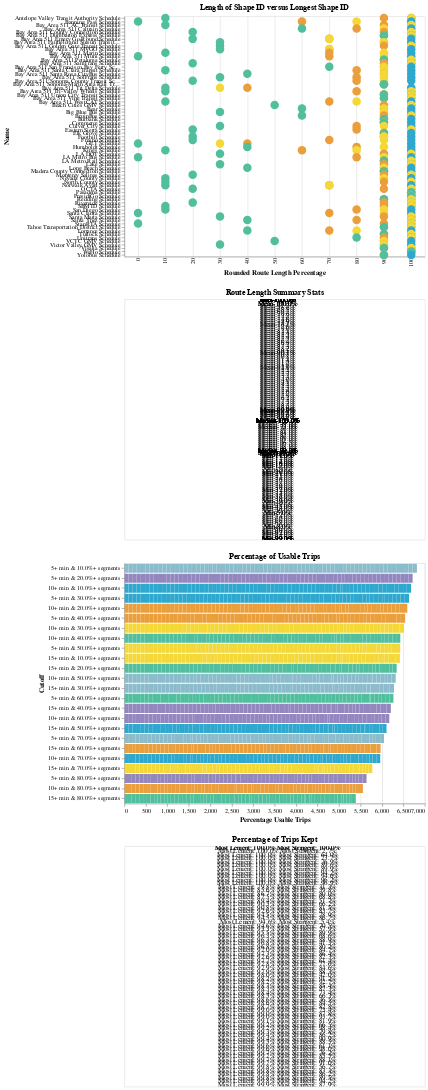

Notebook cell for this chart:
### Code cell
threshold_utils.create_operator_visuals(500,400, threshold_utils.TIME_CUTOFFS, threshold_utils.SEGMENT_CUTOFFS)

### Figure 1 — Vega-Lite specification as saved in the notebook (floating-point values rounded to 4 significant figures; data arrays with more than 128 entries replaced by an {"elided": "..."} marker saying what was removed)
{"config": {"view": {"continuousWidth": 400, "continuousHeight": 300}}, "vconcat": [{"mark": {"type": "circle", "opacity": 1, "size": 200}, "encoding": {"color": {"field": "Variable", "legend": null, "scale": {"range": ["#2EA8CE", "#EB9F3C", "#F4D837", "#51BF9D", "#8CBCCB", "#9487C0"]}, "type": "nominal"}, "tooltip": [{"field": "Name", "type": "nominal"}, {"field": "Gtfs Dataset Key", "type": "nominal"}, {"field": "Variable", "type": "nominal"}, {"field": "Route Length Percentage", "type": "quantitative"}], "x": {"axis": {"grid": true, "ticks": false}, "field": "Rounded Route Length Percentage", "scale": {"domain": [0, 10, 20, 30, 40, 50, 60, 70, 80, 90, 100]}, "sort": "ascending", "type": "ordinal"}, "y": {"field": "Name", "type": "nominal"}}, "height": 400, "selection": {"selector001": {"type": "single", "fields": ["Name"], "bind": {"input": "select", "options": [null, "Antelope Valley Transit Authority Schedule", "Banning Pass Schedule", "Bay Area 511 AC Transit Schedule", "Bay Area 511 Caltrain Schedule", "Bay Area 511 County Connection Schedule", "Bay Area 511 Dumbarton Express Schedule", "Bay Area 511 Emery Go-Round Schedule", "Bay Area 511 Fairfield and Suisun Transit Schedule", "Bay Area 511 Golden Gate Transit Schedule", "Bay Area 511 MVGO Schedule", "Bay Area 511 Marin Schedule", "Bay Area 511 Muni Schedule", "Bay Area 511 Petaluma Schedule", "Bay Area 511 SamTrans Schedule", "Bay Area 511 San Francisco Bay Ferry Schedule", "Bay Area 511 Santa Clara Transit Schedule", "Bay Area 511 Santa Rosa CityBus Schedule", "Bay Area 511 SolTrans Schedule", "Bay Area 511 Sonoma County Transit Schedule", "Bay Area 511 Sonoma-Marin Area Rail Transit Schedule", "Bay Area 511 Tri Delta Schedule", "Bay Area 511 Tri-Valley Wheels Schedule", "Bay Area 511 Union City Transit Schedule", "Bay Area 511 Vine Transit Schedule", "Bay Area 511 WestCAT Schedule", "Beach Cities GMV Schedule", "Bear Schedule", "Big Blue Bus Schedule", "BruinBus Schedule", "Burbank Schedule", "Commerce Schedule", "Culver City Schedule", "Eastern Sierra Schedule", "Elk Grove Schedule", "Foothill Schedule", "Fresno Schedule", "GET Schedule", "Humboldt Schedule", "Kings Schedule", "LA DOT Schedule", "LA Metro Bus Schedule", "LA Metro Rail Schedule", "Lake Schedule", "Long Beach Schedule", "Madera County Connection Schedule", "Monterey Salinas Schedule", "Nevada County Schedule", "North County Schedule", "Norwalk Avail Schedule", "OCTA Schedule", "Pasadena Schedule", "PresidiGo Schedule", "Redding Schedule", "Riverside Schedule", "SBMTD Schedule", "San Diego Schedule", "Santa Clarita Schedule", "Santa Maria Schedule", "Santa Ynez Schedule", "StanRTA Schedule", "Tahoe Transportation District Schedule", "Torrance Schedule", "Turlock Schedule", "Unitrans Schedule", "VCTC GMV Schedule", "Victor Valley GMV Schedule", "Visalia Schedule", "WeHo Schedule", "Yolobus Schedule"], "labels": ["All", "Antelope Valley Transit Authority Schedule", "Banning Pass Schedule", "Bay Area 511 AC Transit Schedule", "Bay Area 511 Caltrain Schedule", "Bay Area 511 County Connection Schedule", "Bay Area 511 Dumbarton Express Schedule", "Bay Area 511 Emery Go-Round Schedule", "Bay Area 511 Fairfield and Suisun Transit Schedule", "Bay Area 511 Golden Gate Transit Schedule", "Bay Area 511 MVGO Schedule", "Bay Area 511 Marin Schedule", "Bay Area 511 Muni Schedule", "Bay Area 511 Petaluma Schedule", "Bay Area 511 SamTrans Schedule", "Bay Area 511 San Francisco Bay Ferry Schedule", "Bay Area 511 Santa Clara Transit Schedule", "Bay Area 511 Santa Rosa CityBus Schedule", "Bay Area 511 SolTrans Schedule", "Bay Area 511 Sonoma County Transit Schedule", "Bay Area 511 Sonoma-Marin Area Rail Transit Schedule", "Bay Area 511 Tri Delta Schedule", "Bay Area 511 Tri-Valley Wheels Schedule", "Bay Area 511 Union City Transit Schedule", "Bay Area 511 Vine Transit Schedule", "Bay Area 511 WestCAT Schedule", "Beach Cities GMV Schedule", "Bear Schedule", "Big Blue Bus Schedule", "BruinBus Schedule", "Burbank Schedule", "Commerce Schedule", "Culver City Schedule", "Eastern Sierra Schedule", "Elk Grove Schedule", "Foothill Schedule", "Fresno Schedule", "GET Schedule", "Humboldt Schedule", "Kings Schedule", "LA DOT Schedule", "LA Metro Bus Schedule", "LA Metro Rail Schedule", "Lake Schedule", "Long Beach Schedule", "Madera County Connection Schedule", "Monterey Salinas Schedule", "Nevada County Schedule", "North County Schedule", "Norwalk Avail Schedule", "OCTA Schedule", "Pasadena Schedule", "PresidiGo Schedule", "Redding Schedule", "Riverside Schedule", "SBMTD Schedule", "San Diego Schedule", "Santa Clarita Schedule", "Santa Maria Schedule", "Santa Ynez Schedule", "StanRTA Schedule", "Tahoe Transportation District Schedule", "Torrance Schedule", "Turlock Schedule", "Unitrans Schedule", "VCTC GMV Schedule", "Victor Valley GMV Schedule", "Visalia Schedule", "WeHo Schedule", "Yolobus Schedule"], "name": "Operator"}}, "selector002": {"type": "interval", "bind": "scales", "encodings": ["x", "y"]}}, "title": "Length of Shape ID versus Longest Shape ID", "transform": [{"window": [{"op": "rank", "field": "", "as": "id"}], "groupby": ["Variable"]}, {"filter": {"selection": "selector001"}}], "width": 500}, {"mark": {"type": "text", "align": "center", "baseline": "middle", "dx": 5}, "encoding": {"text": {"field": "Full Information", "type": "nominal"}, "x": {"axis": null, "field": "Zero", "type": "quantitative"}, "y": {"axis": null, "field": "Full Information", "type": "nominal"}}, "height": 400, "selection": {"selector001": {"type": "single", "fields": ["Name"], "bind": {"input": "select", "options": [null, "Antelope Valley Transit Authority Schedule", "Banning Pass Schedule", "Bay Area 511 AC Transit Schedule", "Bay Area 511 Caltrain Schedule", "Bay Area 511 County Connection Schedule", "Bay Area 511 Dumbarton Express Schedule", "Bay Area 511 Emery Go-Round Schedule", "Bay Area 511 Fairfield and Suisun Transit Schedule", "Bay Area 511 Golden Gate Transit Schedule", "Bay Area 511 MVGO Schedule", "Bay Area 511 Marin Schedule", "Bay Area 511 Muni Schedule", "Bay Area 511 Petaluma Schedule", "Bay Area 511 SamTrans Schedule", "Bay Area 511 San Francisco Bay Ferry Schedule", "Bay Area 511 Santa Clara Transit Schedule", "Bay Area 511 Santa Rosa CityBus Schedule", "Bay Area 511 SolTrans Schedule", "Bay Area 511 Sonoma County Transit Schedule", "Bay Area 511 Sonoma-Marin Area Rail Transit Schedule", "Bay Area 511 Tri Delta Schedule", "Bay Area 511 Tri-Valley Wheels Schedule", "Bay Area 511 Union City Transit Schedule", "Bay Area 511 Vine Transit Schedule", "Bay Area 511 WestCAT Schedule", "Beach Cities GMV Schedule", "Bear Schedule", "Big Blue Bus Schedule", "BruinBus Schedule", "Burbank Schedule", "Commerce Schedule", "Culver City Schedule", "Eastern Sierra Schedule", "Elk Grove Schedule", "Foothill Schedule", "Fresno Schedule", "GET Schedule", "Humboldt Schedule", "Kings Schedule", "LA DOT Schedule", "LA Metro Bus Schedule", "LA Metro Rail Schedule", "Lake Schedule", "Long Beach Schedule", "Madera County Connection Schedule", "Monterey Salinas Schedule", "Nevada County Schedule", "North County Schedule", "Norwalk Avail Schedule", "OCTA Schedule", "Pasadena Schedule", "PresidiGo Schedule", "Redding Schedule", "Riverside Schedule", "SBMTD Schedule", "San Diego Schedule", "Santa Clarita Schedule", "Santa Maria Schedule", "Santa Ynez Schedule", "StanRTA Schedule", "Tahoe Transportation District Schedule", "Torrance Schedule", "Turlock Schedule", "Unitrans Schedule", "VCTC GMV Schedule", "Victor Valley GMV Schedule", "Visalia Schedule", "WeHo Schedule", "Yolobus Schedule"], "labels": ["All", "Antelope Valley Transit Authority Schedule", "Banning Pass Schedule", "Bay Area 511 AC Transit Schedule", "Bay Area 511 Caltrain Schedule", "Bay Area 511 County Connection Schedule", "Bay Area 511 Dumbarton Express Schedule", "Bay Area 511 Emery Go-Round Schedule", "Bay Area 511 Fairfield and Suisun Transit Schedule", "Bay Area 511 Golden Gate Transit Schedule", "Bay Area 511 MVGO Schedule", "Bay Area 511 Marin Schedule", "Bay Area 511 Muni Schedule", "Bay Area 511 Petaluma Schedule", "Bay Area 511 SamTrans Schedule", "Bay Area 511 San Francisco Bay Ferry Schedule", "Bay Area 511 Santa Clara Transit Schedule", "Bay Area 511 Santa Rosa CityBus Schedule", "Bay Area 511 SolTrans Schedule", "Bay Area 511 Sonoma County Transit Schedule", "Bay Area 511 Sonoma-Marin Area Rail Transit Schedule", "Bay Area 511 Tri Delta Schedule", "Bay Area 511 Tri-Valley Wheels Schedule", "Bay Area 511 Union City Transit Schedule", "Bay Area 511 Vine Transit Schedule", "Bay Area 511 WestCAT Schedule", "Beach Cities GMV Schedule", "Bear Schedule", "Big Blue Bus Schedule", "BruinBus Schedule", "Burbank Schedule", "Commerce Schedule", "Culver City Schedule", "Eastern Sierra Schedule", "Elk Grove Schedule", "Foothill Schedule", "Fresno Schedule", "GET Schedule", "Humboldt Schedule", "Kings Schedule", "LA DOT Schedule", "LA Metro Bus Schedule", "LA Metro Rail Schedule", "Lake Schedule", "Long Beach Schedule", "Madera County Connection Schedule", "Monterey Salinas Schedule", "Nevada County Schedule", "North County Schedule", "Norwalk Avail Schedule", "OCTA Schedule", "Pasadena Schedule", "PresidiGo Schedule", "Redding Schedule", "Riverside Schedule", "SBMTD Schedule", "San Diego Schedule", "Santa Clarita Schedule", "Santa Maria Schedule", "Santa Ynez Schedule", "StanRTA Schedule", "Tahoe Transportation District Schedule", "Torrance Schedule", "Turlock Schedule", "Unitrans Schedule", "VCTC GMV Schedule", "Victor Valley GMV Schedule", "Visalia Schedule", "WeHo Schedule", "Yolobus Schedule"], "name": "Operator"}}, "selector003": {"type": "interval", "bind": "scales", "encodings": ["x", "y"]}}, "title": "Route Length Summary Stats", "transform": [{"filter": {"selection": "selector001"}}], "width": 500}, {"data": {"name": "data-4df1a2118d70b5a789aae4930a43d65b"}, "mark": "bar", "encoding": {"color": {"field": "Cutoff", "legend": null, "scale": {"range": ["#2EA8CE", "#EB9F3C", "#F4D837", "#51BF9D", "#8CBCCB", "#9487C0"]}, "type": "nominal"}, "tooltip": [{"field": "Gtfs Dataset Key", "type": "nominal"}, {"field": "Name", "type": "nominal"}, {"field": "Total Trips", "type": "quantitative"}, {"field": "N Trips", "type": "quantitative"}, {"field": "Cutoff", "type": "nominal"}, {"field": "Percentage Usable Trips", "type": "quantitative"}], "x": {"field": "Percentage Usable Trips", "sort": {"field": "Percentage Usable Trips", "order": "descending"}, "type": "quantitative"}, "y": {"field": "Cutoff", "sort": {"field": "Percentage Usable Trips", "order": "descending"}, "type": "nominal"}}, "height": 400, "selection": {"selector001": {"type": "single", "fields": ["Name"], "bind": {"input": "select", "options": [null, "Antelope Valley Transit Authority Schedule", "Banning Pass Schedule", "Bay Area 511 AC Transit Schedule", "Bay Area 511 Caltrain Schedule", "Bay Area 511 County Connection Schedule", "Bay Area 511 Dumbarton Express Schedule", "Bay Area 511 Emery Go-Round Schedule", "Bay Area 511 Fairfield and Suisun Transit Schedule", "Bay Area 511 Golden Gate Transit Schedule", "Bay Area 511 MVGO Schedule", "Bay Area 511 Marin Schedule", "Bay Area 511 Muni Schedule", "Bay Area 511 Petaluma Schedule", "Bay Area 511 SamTrans Schedule", "Bay Area 511 San Francisco Bay Ferry Schedule", "Bay Area 511 Santa Clara Transit Schedule", "Bay Area 511 Santa Rosa CityBus Schedule", "Bay Area 511 SolTrans Schedule", "Bay Area 511 Sonoma County Transit Schedule", "Bay Area 511 Sonoma-Marin Area Rail Transit Schedule", "Bay Area 511 Tri Delta Schedule", "Bay Area 511 Tri-Valley Wheels Schedule", "Bay Area 511 Union City Transit Schedule", "Bay Area 511 Vine Transit Schedule", "Bay Area 511 WestCAT Schedule", "Beach Cities GMV Schedule", "Bear Schedule", "Big Blue Bus Schedule", "BruinBus Schedule", "Burbank Schedule", "Commerce Schedule", "Culver City Schedule", "Eastern Sierra Schedule", "Elk Grove Schedule", "Foothill Schedule", "Fresno Schedule", "GET Schedule", "Humboldt Schedule", "Kings Schedule", "LA DOT Schedule", "LA Metro Bus Schedule", "LA Metro Rail Schedule", "Lake Schedule", "Long Beach Schedule", "Madera County Connection Schedule", "Monterey Salinas Schedule", "Nevada County Schedule", "North County Schedule", "Norwalk Avail Schedule", "OCTA Schedule", "Pasadena Schedule", "PresidiGo Schedule", "Redding Schedule", "Riverside Schedule", "SBMTD Schedule", "San Diego Schedule", "Santa Clarita Schedule", "Santa Maria Schedule", "Santa Ynez Schedule", "StanRTA Schedule", "Tahoe Transportation District Schedule", "Torrance Schedule", "Turlock Schedule", "Unitrans Schedule", "VCTC GMV Schedule", "Victor Valley GMV Schedule", "Visalia Schedule", "WeHo Schedule", "Yolobus Schedule"], "labels": ["All", "Antelope Valley Transit Authority Schedule", "Banning Pass Schedule", "Bay Area 511 AC Transit Schedule", "Bay Area 511 Caltrain Schedule", "Bay Area 511 County Connection Schedule", "Bay Area 511 Dumbarton Express Schedule", "Bay Area 511 Emery Go-Round Schedule", "Bay Area 511 Fairfield and Suisun Transit Schedule", "Bay Area 511 Golden Gate Transit Schedule", "Bay Area 511 MVGO Schedule", "Bay Area 511 Marin Schedule", "Bay Area 511 Muni Schedule", "Bay Area 511 Petaluma Schedule", "Bay Area 511 SamTrans Schedule", "Bay Area 511 San Francisco Bay Ferry Schedule", "Bay Area 511 Santa Clara Transit Schedule", "Bay Area 511 Santa Rosa CityBus Schedule", "Bay Area 511 SolTrans Schedule", "Bay Area 511 Sonoma County Transit Schedule", "Bay Area 511 Sonoma-Marin Area Rail Transit Schedule", "Bay Area 511 Tri Delta Schedule", "Bay Area 511 Tri-Valley Wheels Schedule", "Bay Area 511 Union City Transit Schedule", "Bay Area 511 Vine Transit Schedule", "Bay Area 511 WestCAT Schedule", "Beach Cities GMV Schedule", "Bear Schedule", "Big Blue Bus Schedule", "BruinBus Schedule", "Burbank Schedule", "Commerce Schedule", "Culver City Schedule", "Eastern Sierra Schedule", "Elk Grove Schedule", "Foothill Schedule", "Fresno Schedule", "GET Schedule", "Humboldt Schedule", "Kings Schedule", "LA DOT Schedule", "LA Metro Bus Schedule", "LA Metro Rail Schedule", "Lake Schedule", "Long Beach Schedule", "Madera County Connection Schedule", "Monterey Salinas Schedule", "Nevada County Schedule", "North County Schedule", "Norwalk Avail Schedule", "OCTA Schedule", "Pasadena Schedule", "PresidiGo Schedule", "Redding Schedule", "Riverside Schedule", "SBMTD Schedule", "San Diego Schedule", "Santa Clarita Schedule", "Santa Maria Schedule", "Santa Ynez Schedule", "StanRTA Schedule", "Tahoe Transportation District Schedule", "Torrance Schedule", "Turlock Schedule", "Unitrans Schedule", "VCTC GMV Schedule", "Victor Valley GMV Schedule", "Visalia Schedule", "WeHo Schedule", "Yolobus Schedule"], "name": "Operator"}}, "selector004": {"type": "interval", "bind": "scales", "encodings": ["x", "y"]}}, "title": "Percentage of Usable Trips", "transform": [{"filter": {"selection": "selector001"}}], "width": 500}, {"data": {"name": "data-5117747c8a1135f045bee518f5d34a0d"}, "mark": {"type": "text", "align": "center", "baseline": "middle", "dx": 5}, "encoding": {"text": {"field": "Full Information", "type": "nominal"}, "x": {"axis": null, "field": "Zero", "type": "quantitative"}, "y": {"axis": null, "field": "Full Information", "type": "nominal"}}, "height": 400, "selection": {"selector001": {"type": "single", "fields": ["Name"], "bind": {"input": "select", "options": [null, "Antelope Valley Transit Authority Schedule", "Banning Pass Schedule", "Bay Area 511 AC Transit Schedule", "Bay Area 511 Caltrain Schedule", "Bay Area 511 County Connection Schedule", "Bay Area 511 Dumbarton Express Schedule", "Bay Area 511 Emery Go-Round Schedule", "Bay Area 511 Fairfield and Suisun Transit Schedule", "Bay Area 511 Golden Gate Transit Schedule", "Bay Area 511 MVGO Schedule", "Bay Area 511 Marin Schedule", "Bay Area 511 Muni Schedule", "Bay Area 511 Petaluma Schedule", "Bay Area 511 SamTrans Schedule", "Bay Area 511 San Francisco Bay Ferry Schedule", "Bay Area 511 Santa Clara Transit Schedule", "Bay Area 511 Santa Rosa CityBus Schedule", "Bay Area 511 SolTrans Schedule", "Bay Area 511 Sonoma County Transit Schedule", "Bay Area 511 Sonoma-Marin Area Rail Transit Schedule", "Bay Area 511 Tri Delta Schedule", "Bay Area 511 Tri-Valley Wheels Schedule", "Bay Area 511 Union City Transit Schedule", "Bay Area 511 Vine Transit Schedule", "Bay Area 511 WestCAT Schedule", "Beach Cities GMV Schedule", "Bear Schedule", "Big Blue Bus Schedule", "BruinBus Schedule", "Burbank Schedule", "Commerce Schedule", "Culver City Schedule", "Eastern Sierra Schedule", "Elk Grove Schedule", "Foothill Schedule", "Fresno Schedule", "GET Schedule", "Humboldt Schedule", "Kings Schedule", "LA DOT Schedule", "LA Metro Bus Schedule", "LA Metro Rail Schedule", "Lake Schedule", "Long Beach Schedule", "Madera County Connection Schedule", "Monterey Salinas Schedule", "Nevada County Schedule", "North County Schedule", "Norwalk Avail Schedule", "OCTA Schedule", "Pasadena Schedule", "PresidiGo Schedule", "Redding Schedule", "Riverside Schedule", "SBMTD Schedule", "San Diego Schedule", "Santa Clarita Schedule", "Santa Maria Schedule", "Santa Ynez Schedule", "StanRTA Schedule", "Tahoe Transportation District Schedule", "Torrance Schedule", "Turlock Schedule", "Unitrans Schedule", "VCTC GMV Schedule", "Victor Valley GMV Schedule", "Visalia Schedule", "WeHo Schedule", "Yolobus Schedule"], "labels": ["All", "Antelope Valley Transit Authority Schedule", "Banning Pass Schedule", "Bay Area 511 AC Transit Schedule", "Bay Area 511 Caltrain Schedule", "Bay Area 511 County Connection Schedule", "Bay Area 511 Dumbarton Express Schedule", "Bay Area 511 Emery Go-Round Schedule", "Bay Area 511 Fairfield and Suisun Transit Schedule", "Bay Area 511 Golden Gate Transit Schedule", "Bay Area 511 MVGO Schedule", "Bay Area 511 Marin Schedule", "Bay Area 511 Muni Schedule", "Bay Area 511 Petaluma Schedule", "Bay Area 511 SamTrans Schedule", "Bay Area 511 San Francisco Bay Ferry Schedule", "Bay Area 511 Santa Clara Transit Schedule", "Bay Area 511 Santa Rosa CityBus Schedule", "Bay Area 511 SolTrans Schedule", "Bay Area 511 Sonoma County Transit Schedule", "Bay Area 511 Sonoma-Marin Area Rail Transit Schedule", "Bay Area 511 Tri Delta Schedule", "Bay Area 511 Tri-Valley Wheels Schedule", "Bay Area 511 Union City Transit Schedule", "Bay Area 511 Vine Transit Schedule", "Bay Area 511 WestCAT Schedule", "Beach Cities GMV Schedule", "Bear Schedule", "Big Blue Bus Schedule", "BruinBus Schedule", "Burbank Schedule", "Commerce Schedule", "Culver City Schedule", "Eastern Sierra Schedule", "Elk Grove Schedule", "Foothill Schedule", "Fresno Schedule", "GET Schedule", "Humboldt Schedule", "Kings Schedule", "LA DOT Schedule", "LA Metro Bus Schedule", "LA Metro Rail Schedule", "Lake Schedule", "Long Beach Schedule", "Madera County Connection Schedule", "Monterey Salinas Schedule", "Nevada County Schedule", "North County Schedule", "Norwalk Avail Schedule", "OCTA Schedule", "Pasadena Schedule", "PresidiGo Schedule", "Redding Schedule", "Riverside Schedule", "SBMTD Schedule", "San Diego Schedule", "Santa Clarita Schedule", "Santa Maria Schedule", "Santa Ynez Schedule", "StanRTA Schedule", "Tahoe Transportation District Schedule", "Torrance Schedule", "Turlock Schedule", "Unitrans Schedule", "VCTC GMV Schedule", "Victor Valley GMV Schedule", "Visalia Schedule", "WeHo Schedule", "Yolobus Schedule"], "name": "Operator"}}, "selector005": {"type": "interval", "bind": "scales", "encodings": ["x", "y"]}}, "title": "Percentage of Trips Kept", "transform": [{"filter": {"selection": "selector001"}}], "width": 500}], "data": {"name": "data-2a54cb8020b7b7771824d5a1faed064f"}, "$schema": "https://vega.github.io/schema/vega-lite/v4.17.0.json", "datasets": {"data-2a54cb8020b7b7771824d5a1faed064f": {"elided": "276 records"}, "data-4df1a2118d70b5a789aae4930a43d65b": {"elided": "1680 records"}, "data-5117747c8a1135f045bee518f5d34a0d": [{"Name": "Antelope Valley Transit Authority Schedule", "Max": 96.8, "Min": 80.2, "Full Information": "Most Lenient: 96.8% Most Stringent: 80.2%", "Zero": 0}, {"Name": "Banning Pass Schedule", "Max": 97.7, "Min": 61.4, "Full Information": "Most Lenient: 97.7% Most Stringent: 61.4%", "Zero": 0}, {"Name": "Bay Area 511 AC Transit Schedule", "Max": 99.4, "Min": 90.9, "Full Information": "Most Lenient: 99.4% Most Stringent: 90.9%", "Zero": 0}, {"Name": "Bay Area 511 Caltrain Schedule", "Max": 94.6, "Min": 5.4, "Full Information": "Most Lenient: 94.6% Most Stringent: 5.4%", "Zero": 0}, {"Name": "Bay Area 511 County Connection Schedule", "Max": 97.0, "Min": 84.7, "Full Information": "Most Lenient: 97.0% Most Stringent: 84.7%", "Zero": 0}, {"Name": "Bay Area 511 Dumbarton Express Schedule", "Max": 98.0, "Min": 42.0, "Full Information": "Most Lenient: 98.0% Most Stringent: 42.0%", "Zero": 0}, {"Name": "Bay Area 511 Emery Go-Round Schedule", "Max": 100.0, "Min": 96.9, "Full Information": "Most Lenient: 100.0% Most Stringent: 96.9%", "Zero": 0}, {"Name": "Bay Area 511 Fairfield and Suisun Transit Schedule", "Max": 100.0, "Min": 94.2, "Full Information": "Most Lenient: 100.0% Most Stringent: 94.2%", "Zero": 0}, {"Name": "Bay Area 511 Golden Gate Transit Schedule", "Max": 100.0, "Min": 96.2, "Full Information": "Most Lenient: 100.0% Most Stringent: 96.2%", "Zero": 0}, {"Name": "Bay Area 511 MVGO Schedule", "Max": 100.0, "Min": 89.9, "Full Information": "Most Lenient: 100.0% Most Stringent: 89.9%", "Zero": 0}, {"Name": "Bay Area 511 Marin Schedule", "Max": 96.3, "Min": 68.6, "Full Information": "Most Lenient: 96.3% Most Stringent: 68.6%", "Zero": 0}, {"Name": "Bay Area 511 Muni Schedule", "Max": 99.3, "Min": 79.8, "Full Information": "Most Lenient: 99.3% Most Stringent: 79.8%", "Zero": 0}, {"Name": "Bay Area 511 Petaluma Schedule", "Max": 85.6, "Min": 39.8, "Full Information": "Most Lenient: 85.6% Most Stringent: 39.8%", "Zero": 0}, {"Name": "Bay Area 511 SamTrans Schedule", "Max": 99.1, "Min": 81.9, "Full Information": "Most Lenient: 99.1% Most Stringent: 81.9%", "Zero": 0}, {"Name": "Bay Area 511 San Francisco Bay Ferry Schedule", "Max": 100.0, "Min": 2.7, "Full Information": "Most Lenient: 100.0% Most Stringent: 2.7%", "Zero": 0}, {"Name": "Bay Area 511 Santa Clara Transit Schedule", "Max": 99.0, "Min": 87.8, "Full Information": "Most Lenient: 99.0% Most Stringent: 87.8%", "Zero": 0}, {"Name": "Bay Area 511 Santa Rosa CityBus Schedule", "Max": 99.8, "Min": 56.7, "Full Information": "Most Lenient: 99.8% Most Stringent: 56.7%", "Zero": 0}, {"Name": "Bay Area 511 SolTrans Schedule", "Max": 99.0, "Min": 73.4, "Full Information": "Most Lenient: 99.0% Most Stringent: 73.4%", "Zero": 0}, {"Name": "Bay Area 511 Sonoma County Transit Schedule", "Max": 90.5, "Min": 66.2, "Full Information": "Most Lenient: 90.5% Most Stringent: 66.2%", "Zero": 0}, {"Name": "Bay Area 511 Sonoma-Marin Area Rail Transit Schedule", "Max": 100.0, "Min": 73.7, "Full Information": "Most Lenient: 100.0% Most Stringent: 73.7%", "Zero": 0}, {"Name": "Bay Area 511 Tri Delta Schedule", "Max": 99.4, "Min": 86.2, "Full Information": "Most Lenient: 99.4% Most Stringent: 86.2%", "Zero": 0}, {"Name": "Bay Area 511 Tri-Valley Wheels Schedule", "Max": 98.3, "Min": 85.4, "Full Information": "Most Lenient: 98.3% Most Stringent: 85.4%", "Zero": 0}, {"Name": "Bay Area 511 Union City Transit Schedule", "Max": 99.0, "Min": 93.7, "Full Information": "Most Lenient: 99.0% Most Stringent: 93.7%", "Zero": 0}, {"Name": "Bay Area 511 Vine Transit Schedule", "Max": 92.6, "Min": 83.7, "Full Information": "Most Lenient: 92.6% Most Stringent: 83.7%", "Zero": 0}, {"Name": "Bay Area 511 WestCAT Schedule", "Max": 99.8, "Min": 83.3, "Full Information": "Most Lenient: 99.8% Most Stringent: 83.3%", "Zero": 0}, {"Name": "Beach Cities GMV Schedule", "Max": 95.5, "Min": 89.9, "Full Information": "Most Lenient: 95.5% Most Stringent: 89.9%", "Zero": 0}, {"Name": "Bear Schedule", "Max": 89.4, "Min": 51.7, "Full Information": "Most Lenient: 89.4% Most Stringent: 51.7%", "Zero": 0}, {"Name": "Big Blue Bus Schedule", "Max": 99.7, "Min": 85.5, "Full Information": "Most Lenient: 99.7% Most Stringent: 85.5%", "Zero": 0}, {"Name": "BruinBus Schedule", "Max": 100.0, "Min": 100.0, "Full Information": "Most Lenient: 100.0% Most Stringent: 100.0%", "Zero": 0}, {"Name": "Burbank Schedule", "Max": 98.6, "Min": 36.5, "Full Information": "Most Lenient: 98.6% Most Stringent: 36.5%", "Zero": 0}, {"Name": "Commerce Schedule", "Max": 98.2, "Min": 92.7, "Full Information": "Most Lenient: 98.2% Most Stringent: 92.7%", "Zero": 0}, {"Name": "Culver City Schedule", "Max": 97.8, "Min": 77.6, "Full Information": "Most Lenient: 97.8% Most Stringent: 77.6%", "Zero": 0}, {"Name": "Eastern Sierra Schedule", "Max": 79.8, "Min": 31.3, "Full Information": "Most Lenient: 79.8% Most Stringent: 31.3%", "Zero": 0}, {"Name": "Elk Grove Schedule", "Max": 99.2, "Min": 98.4, "Full Information": "Most Lenient: 99.2% Most Stringent: 98.4%", "Zero": 0}, {"Name": "Foothill Schedule", "Max": 97.9, "Min": 84.6, "Full Information": "Most Lenient: 97.9% Most Stringent: 84.6%", "Zero": 0}, {"Name": "Fresno Schedule", "Max": 99.9, "Min": 87.9, "Full Information": "Most Lenient: 99.9% Most Stringent: 87.9%", "Zero": 0}, {"Name": "GET Schedule", "Max": 99.8, "Min": 94.2, "Full Information": "Most Lenient: 99.8% Most Stringent: 94.2%", "Zero": 0}, {"Name": "Humboldt Schedule", "Max": 94.6, "Min": 70.5, "Full Information": "Most Lenient: 94.6% Most Stringent: 70.5%", "Zero": 0}, {"Name": "Kings Schedule", "Max": 99.6, "Min": 98.0, "Full Information": "Most Lenient: 99.6% Most Stringent: 98.0%", "Zero": 0}, {"Name": "LA DOT Schedule", "Max": 97.6, "Min": 82.3, "Full Information": "Most Lenient: 97.6% Most Stringent: 82.3%", "Zero": 0}, {"Name": "LA Metro Bus Schedule", "Max": 99.2, "Min": 66.5, "Full Information": "Most Lenient: 99.2% Most Stringent: 66.5%", "Zero": 0}, {"Name": "LA Metro Rail Schedule", "Max": 96.8, "Min": 41.3, "Full Information": "Most Lenient: 96.8% Most Stringent: 41.3%", "Zero": 0}, {"Name": "Lake Schedule", "Max": 90.8, "Min": 81.5, "Full Information": "Most Lenient: 90.8% Most Stringent: 81.5%", "Zero": 0}, {"Name": "Long Beach Schedule", "Max": 98.6, "Min": 84.5, "Full Information": "Most Lenient: 98.6% Most Stringent: 84.5%", "Zero": 0}, {"Name": "Madera County Connection Schedule", "Max": 96.3, "Min": 88.9, "Full Information": "Most Lenient: 96.3% Most Stringent: 88.9%", "Zero": 0}, {"Name": "Monterey Salinas Schedule", "Max": 99.7, "Min": 88.1, "Full Information": "Most Lenient: 99.7% Most Stringent: 88.1%", "Zero": 0}, {"Name": "Nevada County Schedule", "Max": 94.5, "Min": 78.9, "Full Information": "Most Lenient: 94.5% Most Stringent: 78.9%", "Zero": 0}, {"Name": "North County Schedule", "Max": 100.0, "Min": 89.6, "Full Information": "Most Lenient: 100.0% Most Stringent: 89.6%", "Zero": 0}, {"Name": "Norwalk Avail Schedule", "Max": 100.0, "Min": 76.9, "Full Information": "Most Lenient: 100.0% Most Stringent: 76.9%", "Zero": 0}, {"Name": "OCTA Schedule", "Max": 99.8, "Min": 86.2, "Full Information": "Most Lenient: 99.8% Most Stringent: 86.2%", "Zero": 0}, {"Name": "Pasadena Schedule", "Max": 100.0, "Min": 94.6, "Full Information": "Most Lenient: 100.0% Most Stringent: 94.6%", "Zero": 0}, {"Name": "PresidiGo Schedule", "Max": 86.7, "Min": 80.0, "Full Information": "Most Lenient: 86.7% Most Stringent: 80.0%", "Zero": 0}, {"Name": "Redding Schedule", "Max": 98.7, "Min": 82.8, "Full Information": "Most Lenient: 98.7% Most Stringent: 82.8%", "Zero": 0}, {"Name": "Riverside Schedule", "Max": 99.7, "Min": 91.0, "Full Information": "Most Lenient: 99.7% Most Stringent: 91.0%", "Zero": 0}, {"Name": "SBMTD Schedule", "Max": 98.5, "Min": 66.3, "Full Information": "Most Lenient: 98.5% Most Stringent: 66.3%", "Zero": 0}, {"Name": "San Diego Schedule", "Max": 99.8, "Min": 89.5, "Full Information": "Most Lenient: 99.8% Most Stringent: 89.5%", "Zero": 0}, {"Name": "Santa Clarita Schedule", "Max": 99.5, "Min": 88.5, "Full Information": "Most Lenient: 99.5% Most Stringent: 88.5%", "Zero": 0}, {"Name": "Santa Maria Schedule", "Max": 100.0, "Min": 100.0, "Full Information": "Most Lenient: 100.0% Most Stringent: 100.0%", "Zero": 0}, {"Name": "Santa Ynez Schedule", "Max": 100.0, "Min": 64.0, "Full Information": "Most Lenient: 100.0% Most Stringent: 64.0%", "Zero": 0}, {"Name": "StanRTA Schedule", "Max": 97.3, "Min": 86.4, "Full Information": "Most Lenient: 97.3% Most Stringent: 86.4%", "Zero": 0}, {"Name": "Tahoe Transportation District Schedule", "Max": 87.5, "Min": 68.8, "Full Information": "Most Lenient: 87.5% Most Stringent: 68.8%", "Zero": 0}, {"Name": "Torrance Schedule", "Max": 99.7, "Min": 76.2, "Full Information": "Most Lenient: 99.7% Most Stringent: 76.2%", "Zero": 0}, {"Name": "Turlock Schedule", "Max": 99.6, "Min": 61.1, "Full Information": "Most Lenient: 99.6% Most Stringent: 61.1%", "Zero": 0}, {"Name": "Unitrans Schedule", "Max": 95.3, "Min": 57.9, "Full Information": "Most Lenient: 95.3% Most Stringent: 57.9%", "Zero": 0}, {"Name": "VCTC GMV Schedule", "Max": 98.3, "Min": 87.3, "Full Information": "Most Lenient: 98.3% Most Stringent: 87.3%", "Zero": 0}, {"Name": "Victor Valley GMV Schedule", "Max": 98.2, "Min": 91.2, "Full Information": "Most Lenient: 98.2% Most Stringent: 91.2%", "Zero": 0}, {"Name": "Visalia Schedule", "Max": 94.5, "Min": 86.7, "Full Information": "Most Lenient: 94.5% Most Stringent: 86.7%", "Zero": 0}, {"Name": "WeHo Schedule", "Max": 98.4, "Min": 73.4, "Full Information": "Most Lenient: 98.4% Most Stringent: 73.4%", "Zero": 0}, {"Name": "Yolobus Schedule", "Max": 97.9, "Min": 88.3, "Full Information": "Most Lenient: 97.9% Most Stringent: 88.3%", "Zero": 0}]}}
